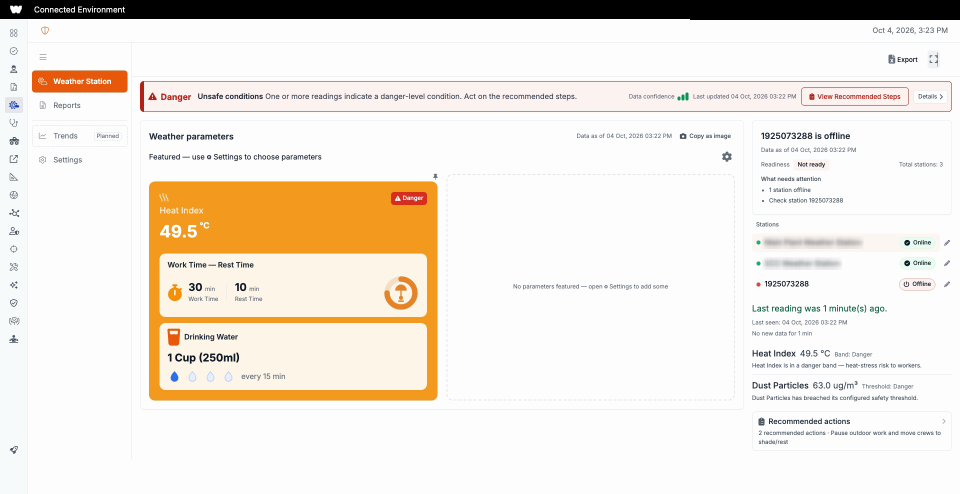
#> input picture four-videos/weather-station/assets/w-top-a.png, 1920 x 988 px (shown at 1/2 size)
$ python prep_assets.py
#> lines starting #> are read from the running program, lines starting #| are printed output that depends on the picture
#!/usr/bin/env python3
"""prep_assets.py: crop the masked live frames (four-videos/*/assets, 1920x988) into the pictures the deck uses.
Run: python3 prep_assets.py   -> assets/*.png (native pixels, no resize)
"""
import os
from PIL import Image
KIT = os.path.abspath(os.path.join(os.path.dirname(__file__), "..", "four-videos"))
HERE = os.path.dirname(os.path.abspath(__file__))
# name: (source frame, (x0, y0, x1, y1))
CROPS = {
  "ws-top":        ("weather-station/assets/w-top-a.png",        (270, 150, 1910, 910)),
  "ws-steps":      ("weather-station/assets/w-steps-a.png",      (1520, 0, 1920, 262)),
  "ws-details":    ("weather-station/assets/w-details-a.png",    (1330, 0, 1920, 330)),
  "ws-reports":    ("weather-station/assets/w-reports-a.png",    (265, 85, 1910, 785)),
  "ws-policy-top": ("weather-station/assets/w-policy-a-top.png", (265, 85, 1910, 760)),
  "ws-limits":     ("weather-station/assets/w-policy-a-limits.png", (265, 0, 1910, 700)),
  "ws-bands":      ("weather-station/assets/w-policy-a-bands.png", (265, 0, 1910, 700)),
  "prod-a":        ("connected-environment/assets/u-products-a.png", (265, 85, 1910, 300)),
  "prod-b":        ("connected-environment/assets/u-products-b.png", (265, 85, 1910, 300)),
  "prod-c":        ("connected-environment/assets/u-products-c.png", (265, 85, 1910, 300)),
  "lt-top":        ("lightning/assets/l-top-b.png",              (265, 100, 1910, 720)),
  "lt-wall":       ("lightning/assets/l-wallboard-b.png",        (0, 0, 1000, 520)),
  "lt-settings":   ("lightning/assets/l-settings-b-all.png",     (265, 85, 1910, 700)),
  "gas-dash":      ("gas/assets/g-dashboard-c.png",              (265, 90, 1910, 810)),
  "gas-wall":      ("gas/assets/g-wallboard-c.png",              (0, 0, 1920, 740)),
  "tile-gas":      ("gas/assets/g-wallboard-c.png",              (0, 0, 1920, 740)),
  "ws-gear-thumb": ("weather-station/assets/w-gear-a.png",       (810, 198, 1110, 365)),
  "ws-limits-thumb": ("weather-station/assets/w-policy-a-limits.png", (630, 30, 1790, 670)),
  "tile-weather":  ("weather-station/assets/w-top-a.png",        (280, 160, 1000, 520)),
  "tile-lightning":("lightning/assets/l-top-b.png",              (275, 205, 815, 475)),
  "gas-alerts":    ("gas/assets/g-alerts-c.png",                 (265, 85, 1910, 700)),
  "gas-comp":      ("gas/assets/g-compliance-c.png",             (265, 85, 1910, 700)),
}
for name, (src, box) in CROPS.items():
    im = Image.open(os.path.join(KIT, src)).convert("RGB").crop(box)
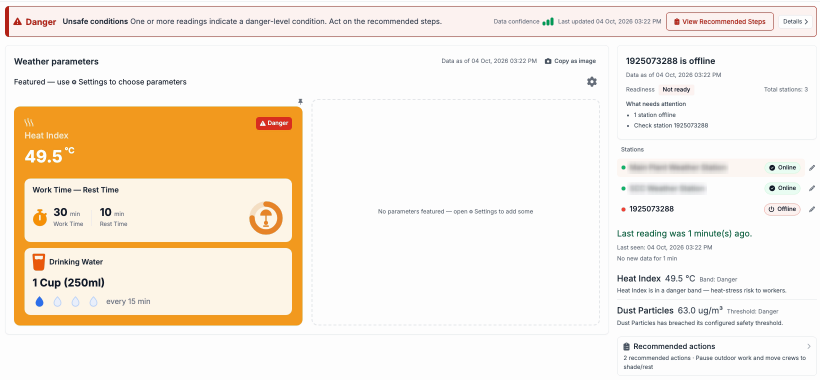
#> im: PIL image 1640x760 RGB (shown at 1/2 size); mean R, G, B 246.9, 236.9, 224.3
    im.save(os.path.join(HERE, "assets", name + ".png"), optimize=True)
    print(f"{name:14s} {im.size[0]}x{im.size[1]}  {src}")
#| ws-top         1640x760  weather-station/assets/w-top-a.png
#> pass 2 of the loop `for name, (src, box) in CROPS.items():`:
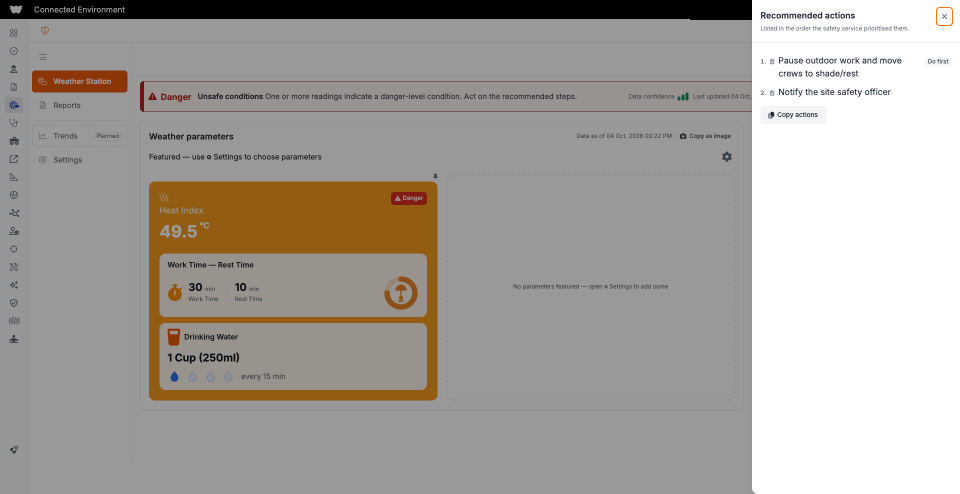
#> input picture four-videos/weather-station/assets/w-steps-a.png, 1920 x 988 px (shown at 1/2 size)
#> `im = Image.open(os.path.join(KIT, src)).convert("RGB").crop(box)`:
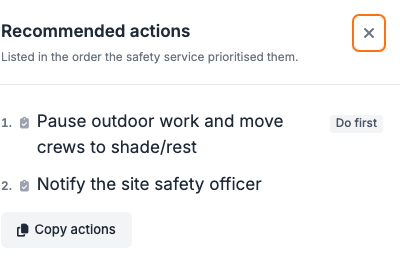
#> im: PIL image 400x262 RGB; mean R, G, B 244.4, 244.6, 245.2
#| ws-steps       400x262  weather-station/assets/w-steps-a.png
#> pass 3 of the loop `for name, (src, box) in CROPS.items():`:
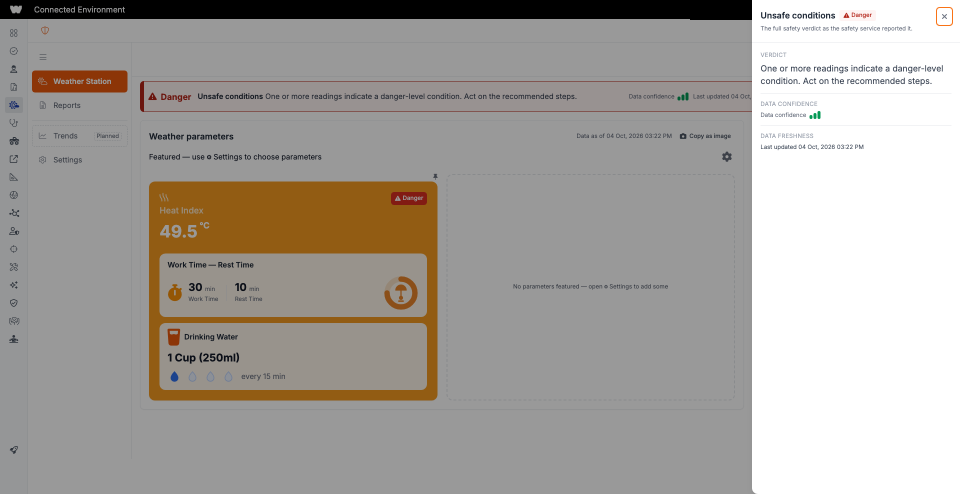
#> input picture four-videos/_cap/weather/frames/w-details-a.png, 1920 x 988 px, found by its file name (shown at 1/2 size)
#> `im = Image.open(os.path.join(KIT, src)).convert("RGB").crop(box)`:
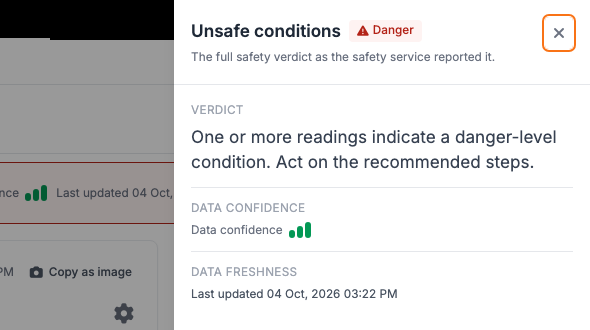
#> im: PIL image 590x330 RGB; mean R, G, B 212.6, 212.3, 212.5
#| ws-details     590x330  weather-station/assets/w-details-a.png
#> (the run stopped early here; a loop or call above may not have finished)
